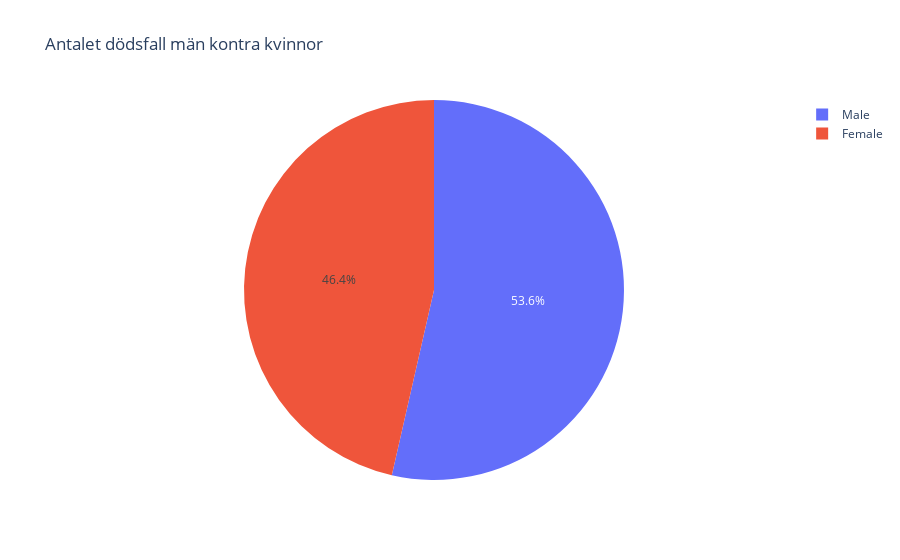

Notebook source saved alongside this figure:
### Code cell
df = pd.read_csv("Gender_Data.csv", encoding="ISO-8859-1", header=0)

fig = px.pie(df, values='Total_Deaths', names='Gender', title='Antalet dödsfall män kontra kvinnor')

fig.show()

### Figure 1 — Plotly figure (JSON) as saved in the notebook; plotly's stock layout.template omitted (floating-point values rounded to 4 significant figures)
{"data": [{"domain": {"x": [0, 1], "y": [0, 1]}, "hovertemplate": "Gender=%{label}<br>Total_Deaths=%{value}<extra></extra>", "labels": ["Male", "Female"], "legendgroup": "", "name": "", "showlegend": true, "type": "pie", "values": [6657, 5771]}], "layout": {"legend": {"tracegroupgap": 0}, "title": {"text": "Antalet dödsfall män kontra kvinnor"}}}
